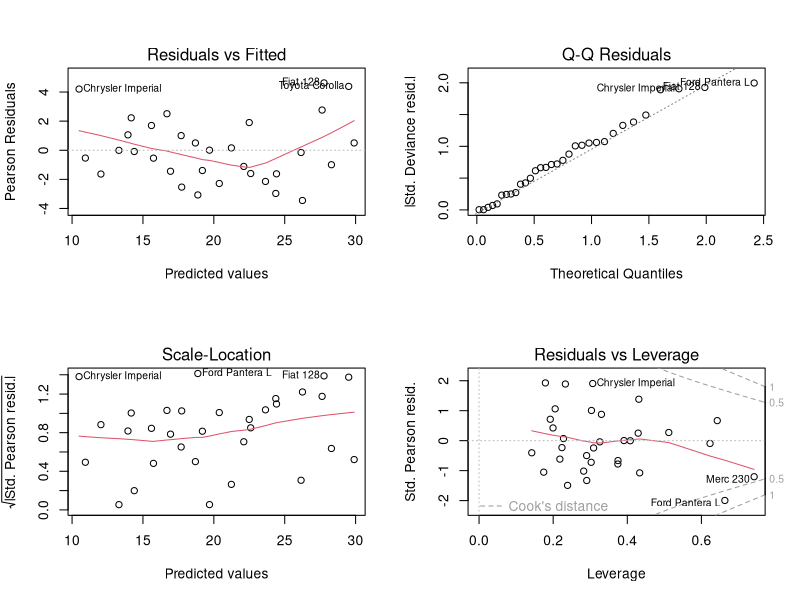

This chart was generated by the following R code: (Note: this script raises an error after producing the figure.)
## ---- chunk 1
library(datasets)

dim(mtcars)

summary(mtcars)

## ---- chunk 2

fit <- glm(mpg~.,data=mtcars)

summary(fit)

## ---- chunk 3

gfit <- glm(mpg~.,data=mtcars)

par(mfrow=c(2,2))
plot(gfit)


--- .class #id 

